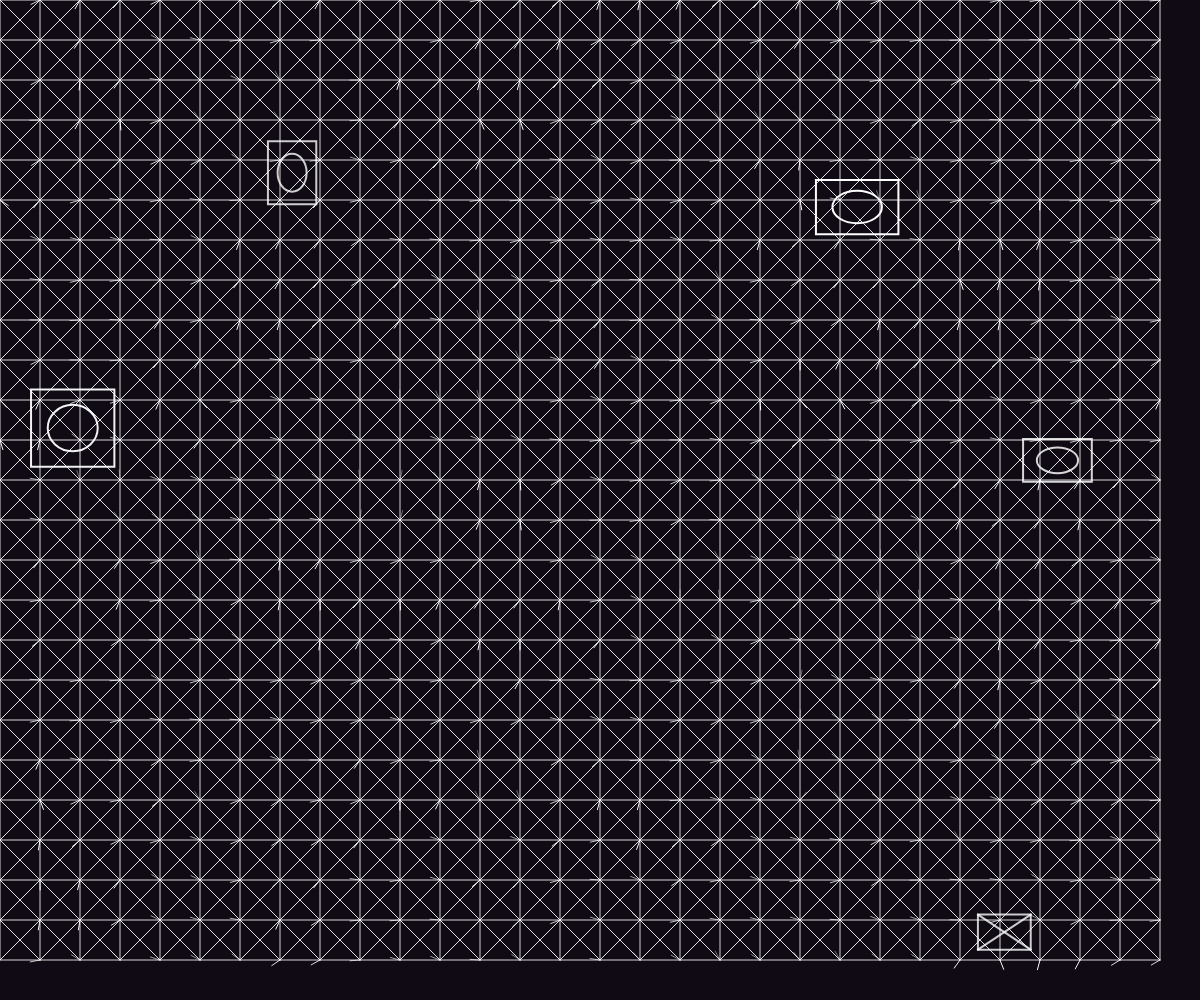
Frame 1 (no input)
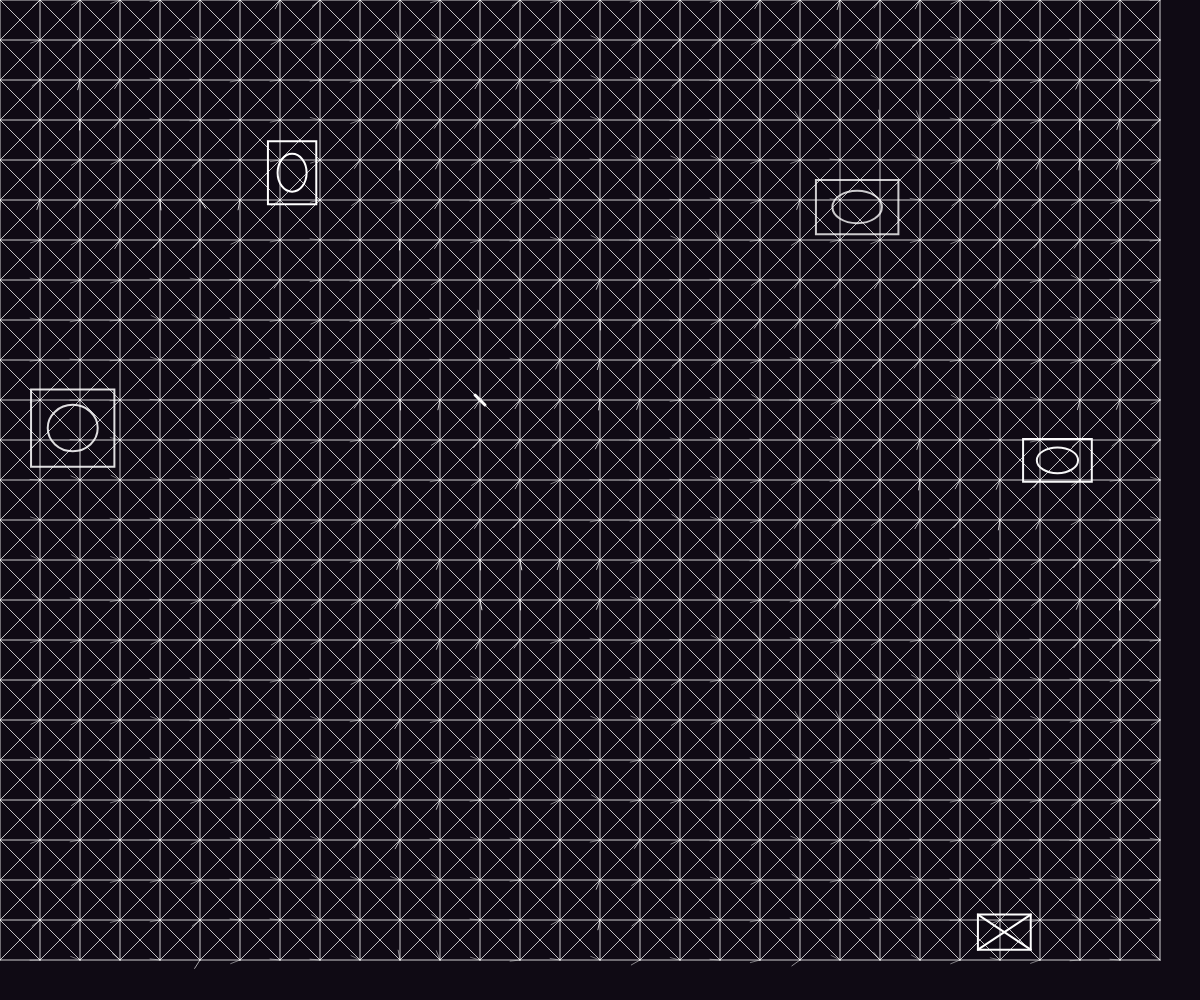
Frame 60 (no input)
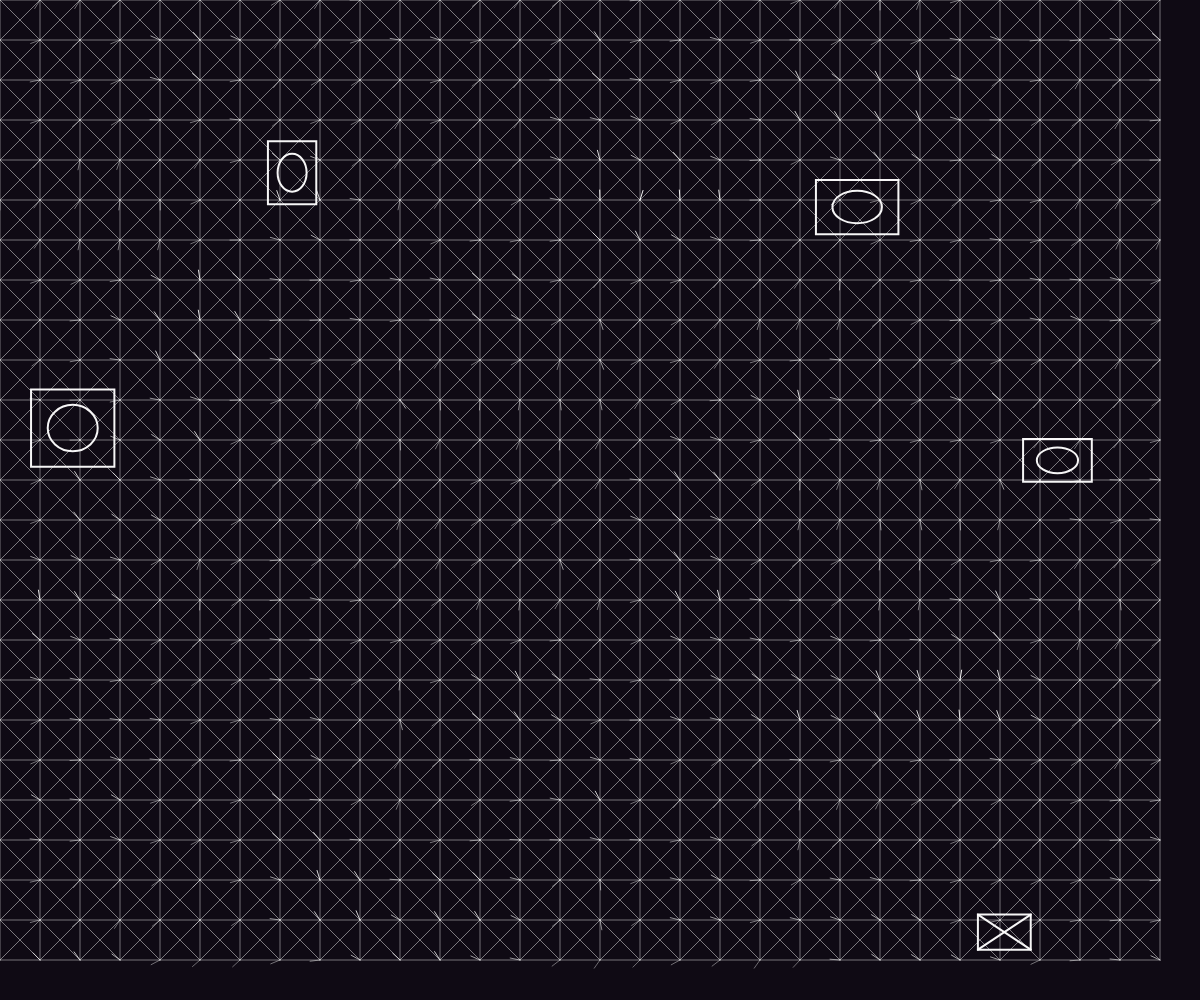
Frame 120 (the mouse pressed at the canvas centre since frame 60)

The p5.js sketch that drew these frames (run headless with seeded random() and noise() and a simulated clock; from frame 60 on, the mouse is pressed at the canvas centre):

// p5.js sketch
// ── sketch.js
let grid;
let time = 0;
let archs = [];

function setup() {
  createCanvas(windowWidth, windowHeight);
  pixelDensity(1);
  
  // Create a grid of points
  grid = [];
  const gridSize = 40;
  for (let x = 0; x < width; x += gridSize) {
    for (let y = 0; y < height; y += gridSize) {
      grid.push({x, y});
    }
  }

  // Pre-generate some architectural fragments
  archs = [];
  for (let i = 0; i < 5; i++) {
    archs.push({
      x: random(width),
      y: random(height),
      w: random(30, 100),
      h: random(30, 100),
      type: floor(random(2)),
      time: random(TWO_PI)
    });
  }
}

function draw() {
  background(15, 10, 20);
  
  time += 0.02;
  
  // Draw pulsing grid lines
  stroke(255, 30);
  strokeWeight(1);
  noFill();
  
  beginShape(LINES);
  for (let i = 0; i < grid.length; i++) {
    const p = grid[i];
    const n = noise(p.x * 0.01, p.y * 0.01, time * 0.5);
    const a = map(n, 0, 1, 0, TWO_PI);
    const pulse = sin(time + a) * 0.5 + 0.5;
    
    // Pulsing grid
    stroke(255, 100 + pulse * 155);
    vertex(p.x, p.y);
    vertex(p.x + 10 * cos(a), p.y + 10 * sin(a));
  }
  endShape();
  
  // Draw glowing neon lines connecting points
  stroke(255, 200);
  strokeWeight(1);
  beginShape(LINES);
  for (let i = 0; i < grid.length; i++) {
    const p1 = grid[i];
    for (let j = i + 1; j < grid.length; j++) {
      const p2 = grid[j];
      const d = dist(p1.x, p1.y, p2.x, p2.y);
      if (d < 80) {
        // Pulse the connection
        const pulse = sin(time * 2 + d * 0.01) * 0.5 + 0.5;
        stroke(255, 100 + pulse * 155);
        vertex(p1.x, p1.y);
        vertex(p2.x, p2.y);
      }
    }
  }
  endShape();
  
  // Occasionally reveal architecture fragments
  if (frameCount % 120 === 0) {
    for (let i = 0; i < archs.length; i++) {
      archs[i].time = time;
    }
  }
  
  // Draw architectural fragments
  for (let i = 0; i < archs.length; i++) {
    const a = archs[i];
    a.time += 0.05;
    
    const pulse = sin(a.time) * 0.5 + 0.5;
    const alpha = 200 + pulse * 55;
    
    stroke(255, alpha);
    strokeWeight(2);
    noFill();
    
    if (a.type === 0) {
      // Classical
      rect(a.x - a.w/2, a.y - a.h/2, a.w, a.h);
      line(a.x - a.w/2, a.y - a.h/2, a.x + a.w/2, a.y + a.h/2);
      line(a.x + a.w/2, a.y - a.h/2, a.x - a.w/2, a.y + a.h/2);
    } else {
      // Modern
      rect(a.x - a.w/2, a.y - a.h/2, a.w, a.h);
      ellipse(a.x, a.y, a.w * 0.6, a.h * 0.6);
    }
  }
  
  // Randomly flicker grid lines
  if (random() < 0.1) {
    stroke(255, 255);
    strokeWeight(3);
    beginShape(LINES);
    const idx = floor(random(grid.length));
    const p = grid[idx];
    vertex(p.x - 5, p.y - 5);
    vertex(p.x + 5, p.y + 5);
    endShape();
  }
}
